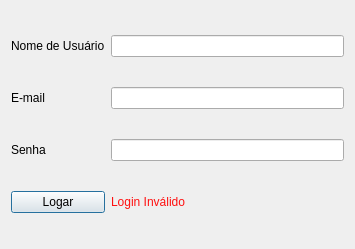
<?xml version="1.0" encoding="UTF-8"?>
<ui version="4.0">
 <class>Dialog</class>
 <widget class="QDialog" name="Dialog">
  <property name="geometry">
   <rect>
    <x>0</x>
    <y>0</y>
    <width>355</width>
    <height>249</height>
   </rect>
  </property>
  <property name="windowTitle">
   <string>Dialog</string>
  </property>
  <property name="modal">
   <bool>false</bool>
  </property>
  <layout class="QGridLayout" name="gridLayout">
   <item row="3" column="0">
    <widget class="QPushButton" name="login_button">
     <property name="cursor">
      <cursorShape>PointingHandCursor</cursorShape>
     </property>
     <property name="tabletTracking">
      <bool>true</bool>
     </property>
     <property name="styleSheet">
      <string notr="true"/>
     </property>
     <property name="text">
      <string>Logar</string>
     </property>
     <property name="flat">
      <bool>false</bool>
     </property>
    </widget>
   </item>
   <item row="1" column="0">
    <widget class="QLabel" name="label_3">
     <property name="text">
      <string>E-mail</string>
     </property>
     <property name="buddy">
      <cstring>label_3</cstring>
     </property>
    </widget>
   </item>
   <item row="3" column="2">
    <widget class="QLabel" name="login_label">
     <property name="styleSheet">
      <string notr="true">color: rgb(255, 16, 16);</string>
     </property>
     <property name="text">
      <string>Login Inválido</string>
     </property>
     <property name="wordWrap">
      <bool>true</bool>
     </property>
    </widget>
   </item>
   <item row="0" column="0">
    <widget class="QLabel" name="label">
     <property name="text">
      <string>Nome de Usuário</string>
     </property>
    </widget>
   </item>
   <item row="0" column="2">
    <widget class="QLineEdit" name="username_input"/>
   </item>
   <item row="2" column="2">
    <widget class="QLineEdit" name="password_input">
     <property name="echoMode">
      <enum>QLineEdit::Password</enum>
     </property>
    </widget>
   </item>
   <item row="2" column="0">
    <widget class="QLabel" name="label_2">
     <property name="text">
      <string>Senha</string>
     </property>
    </widget>
   </item>
   <item row="1" column="2">
    <widget class="QLineEdit" name="email_input"/>
   </item>
  </layout>
 </widget>
 <tabstops>
  <tabstop>username_input</tabstop>
  <tabstop>email_input</tabstop>
  <tabstop>password_input</tabstop>
  <tabstop>login_button</tabstop>
 </tabstops>
 <resources/>
 <connections/>
</ui>
